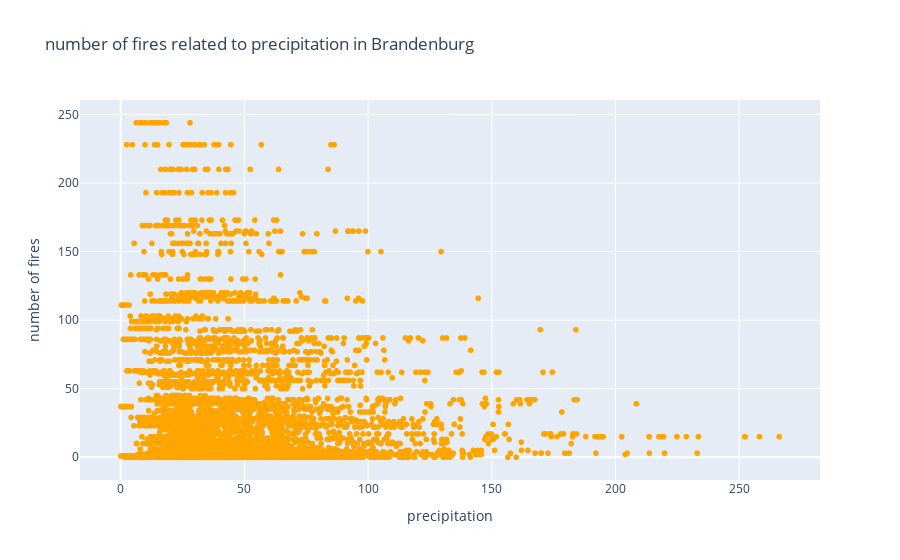
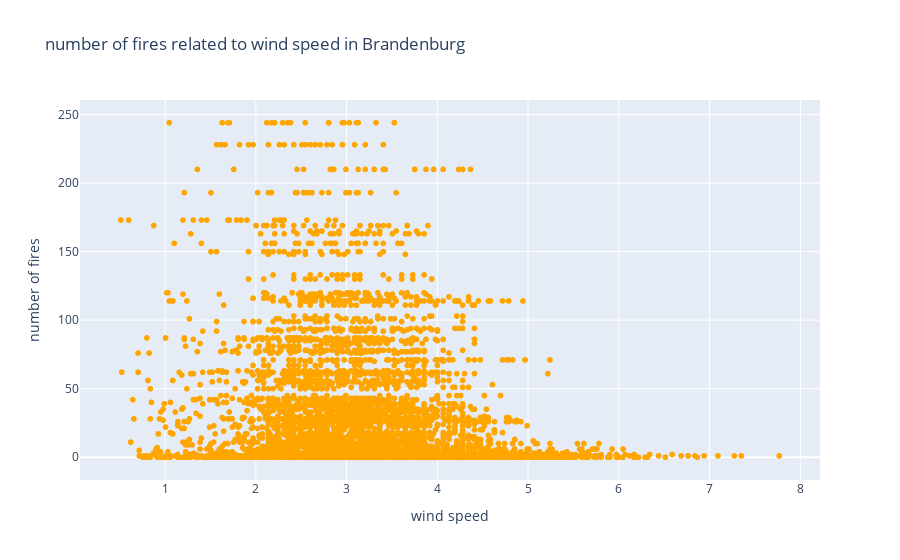
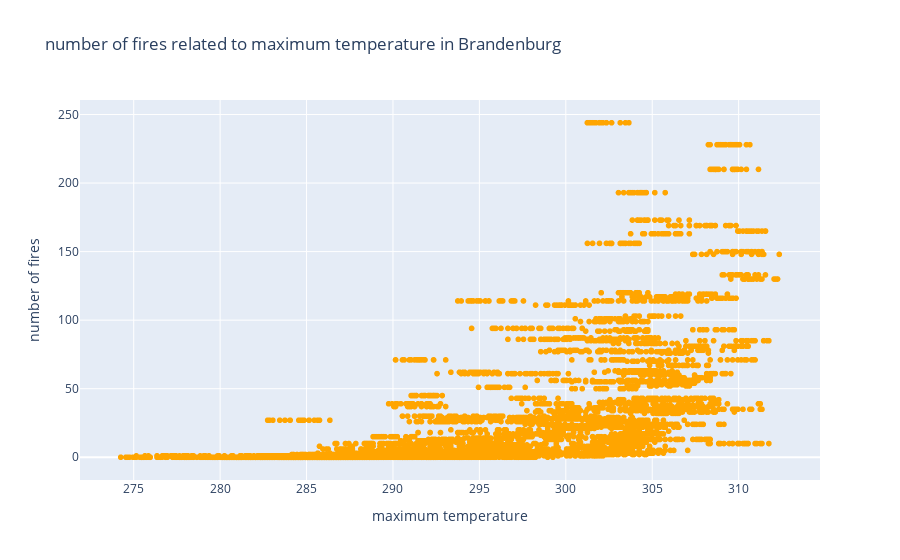

The notebook cell saved with these charts, in order:
### Code cell
fig1 = pl.scatter(
    data,
    x="pr",
    y="nFires",
    color_discrete_sequence=["orange"],
    title="number of fires related to precipitation in Brandenburg",
    labels={"nFires": "number of fires", "pr": "precipitation"},
)
fig2 = pl.scatter(
    data,
    x="sfcWind",
    y="nFires",
    color_discrete_sequence=["orange"],
    title="number of fires related to wind speed in Brandenburg",
    labels={"nFires": "number of fires","sfcWind":"wind speed"},
)
fig3 = pl.scatter(
    data,
    x="tasmax",
    y="nFires",
    color_discrete_sequence=["orange"],
    title="number of fires related to maximum temperature in Brandenburg",
    labels={"nFires": "number of fires","tasmax":"maximum temperature"},
)

fig1.show()
fig2.show()
fig3.show()

### Figure 1 — Plotly figure (JSON) as saved in the notebook; plotly's stock layout.template omitted (floating-point values rounded to 4 significant figures; data arrays with more than 128 entries replaced by an {"elided": "..."} marker saying what was removed)
{"data": [{"hovertemplate": "precipitation=%{x}<br>number of fires=%{y}<extra></extra>", "legendgroup": "", "marker": {"color": "orange", "symbol": "circle"}, "mode": "markers", "name": "", "showlegend": false, "type": "scattergl", "x": {"elided": "6390 float values"}, "xaxis": "x", "y": {"elided": "6390 int values"}, "yaxis": "y"}], "layout": {"legend": {"tracegroupgap": 0}, "title": {"text": "number of fires related to precipitation in Brandenburg"}, "xaxis": {"anchor": "y", "domain": [0, 1], "title": {"text": "precipitation"}}, "yaxis": {"anchor": "x", "domain": [0, 1], "title": {"text": "number of fires"}}}}

### Figure 2 — Plotly figure (JSON) as saved in the notebook; plotly's stock layout.template omitted (floating-point values rounded to 4 significant figures; data arrays with more than 128 entries replaced by an {"elided": "..."} marker saying what was removed)
{"data": [{"hovertemplate": "wind speed=%{x}<br>number of fires=%{y}<extra></extra>", "legendgroup": "", "marker": {"color": "orange", "symbol": "circle"}, "mode": "markers", "name": "", "showlegend": false, "type": "scattergl", "x": {"elided": "6390 float values"}, "xaxis": "x", "y": {"elided": "6390 int values"}, "yaxis": "y"}], "layout": {"legend": {"tracegroupgap": 0}, "title": {"text": "number of fires related to wind speed in Brandenburg"}, "xaxis": {"anchor": "y", "domain": [0, 1], "title": {"text": "wind speed"}}, "yaxis": {"anchor": "x", "domain": [0, 1], "title": {"text": "number of fires"}}}}

### Figure 3 — Plotly figure (JSON) as saved in the notebook; plotly's stock layout.template omitted (floating-point values rounded to 4 significant figures; data arrays with more than 128 entries replaced by an {"elided": "..."} marker saying what was removed)
{"data": [{"hovertemplate": "maximum temperature=%{x}<br>number of fires=%{y}<extra></extra>", "legendgroup": "", "marker": {"color": "orange", "symbol": "circle"}, "mode": "markers", "name": "", "showlegend": false, "type": "scattergl", "x": {"elided": "6390 float values"}, "xaxis": "x", "y": {"elided": "6390 int values"}, "yaxis": "y"}], "layout": {"legend": {"tracegroupgap": 0}, "title": {"text": "number of fires related to maximum temperature in Brandenburg"}, "xaxis": {"anchor": "y", "domain": [0, 1], "title": {"text": "maximum temperature"}}, "yaxis": {"anchor": "x", "domain": [0, 1], "title": {"text": "number of fires"}}}}
